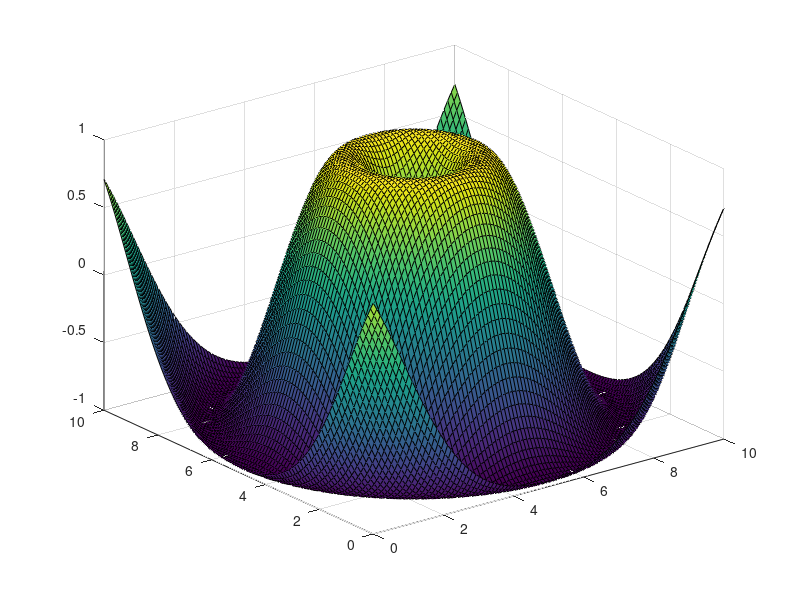

Recreate this plot in MATLAB.

N = 100;

x = linspace(0,10,N);
y = linspace(0,10,N);

x_offset = 5;
y_offset = 5;

r = sqrt( (repmat(x - x_offset, N, 1)).^2 + (repmat(y - y_offset, N, 1)').^2); 

z = sin(r);


surf(x,y,z)